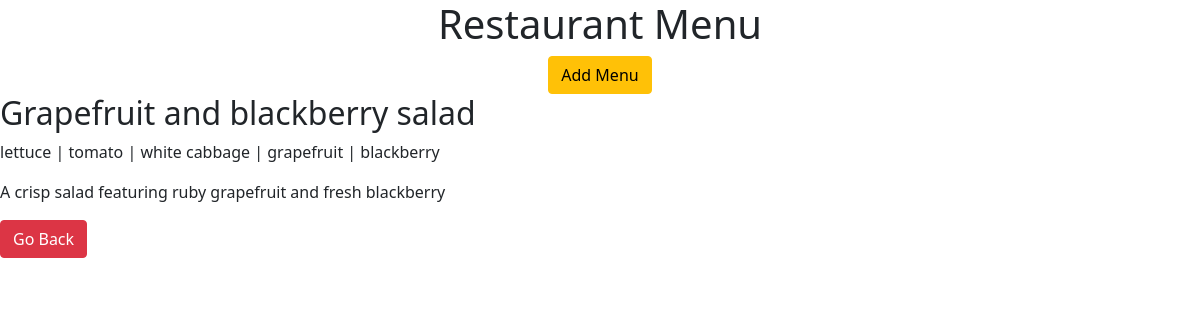
The page /menu/7/ on the database its author committed.
### menuapp/models.py (models this page shows, shortened)
class Menu(models.Model):
    name = models.CharField(max_length=200)
    price = models.PositiveIntegerField()
    main_ingredient = models.CharField(max_length=300)
    description = models.CharField(max_length=300)
    created_date = models.DateTimeField(default=timezone.now)

### menuapp/views.py (the view)
# urls.py: path('<int:pk>/', views.menu_detail, name='menu_detail'),
def menu_detail(request, pk):
    menu = get_object_or_404(Menu, pk = pk)
    return render(request, 'menu_detail.html', {'menu': menu})

### menuapp/templates/menu_detail.html
{% extends 'web_base.html' %}
{% block content %}
<div>
    <h2>
        {{ menu.name }}
    </h2>
    <p>{{menu.main_ingredient}}</p>
    <p>{{ menu.description|linebreaksbr }}</p>
    <a href="{% url 'menu_list' %}" class="btn btn-danger">Go Back</a>
</div>
{% endblock %}

### rows shown on the page
Menu: name "Grapefruit and blackberry salad", main_ingredient "lettuce | tomato | white cabbage | grapefruit | blackberry", description "A crisp salad featuring ruby grapefruit and fresh blackberry"
